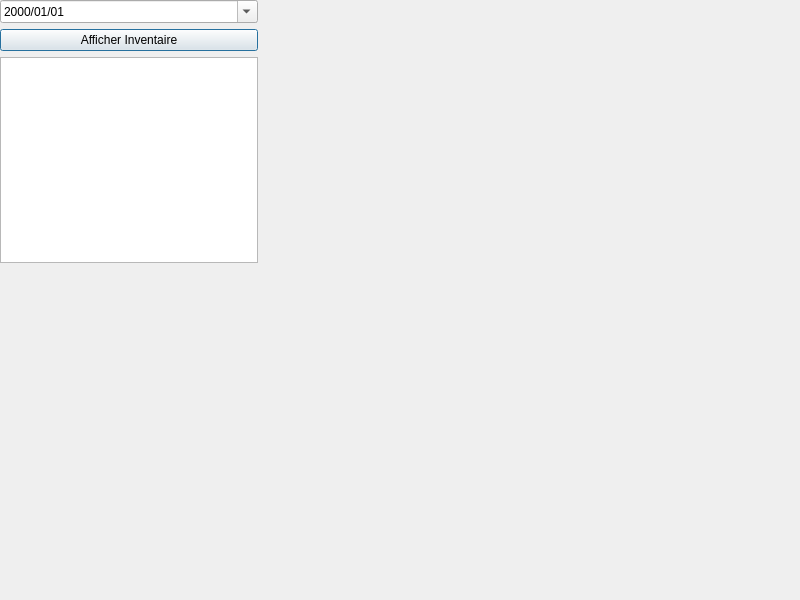
<?xml version="1.0" encoding="UTF-8"?>
<ui version="4.0">
 <class>ViewInventaire</class>
 <widget class="QDialog" name="ViewInventaire">
  <property name="geometry">
   <rect>
    <x>0</x>
    <y>0</y>
    <width>800</width>
    <height>600</height>
   </rect>
  </property>
  <property name="windowTitle">
   <string>Inventaire Journalier</string>
  </property>
  <widget class="QWidget" name="verticalLayoutWidget">
   <property name="geometry">
    <rect>
     <x>0</x>
     <y>0</y>
     <width>258</width>
     <height>263</height>
    </rect>
   </property>
   <layout class="QVBoxLayout" name="verticalLayout">
    <item>
     <widget class="QDateEdit" name="dateEdit">
      <property name="displayFormat">
       <string>yyyy/MM/dd</string>
      </property>
      <property name="calendarPopup">
       <bool>true</bool>
      </property>
      <property name="date">
       <date>
        <year>2000</year>
        <month>1</month>
        <day>1</day>
       </date>
      </property>
     </widget>
    </item>
    <item>
     <widget class="QPushButton" name="btnAfficher">
      <property name="text">
       <string>Afficher Inventaire</string>
      </property>
     </widget>
    </item>
    <item>
     <widget class="QTableView" name="tableView"/>
    </item>
   </layout>
  </widget>
 </widget>
 <resources/>
 <connections/>
</ui>
